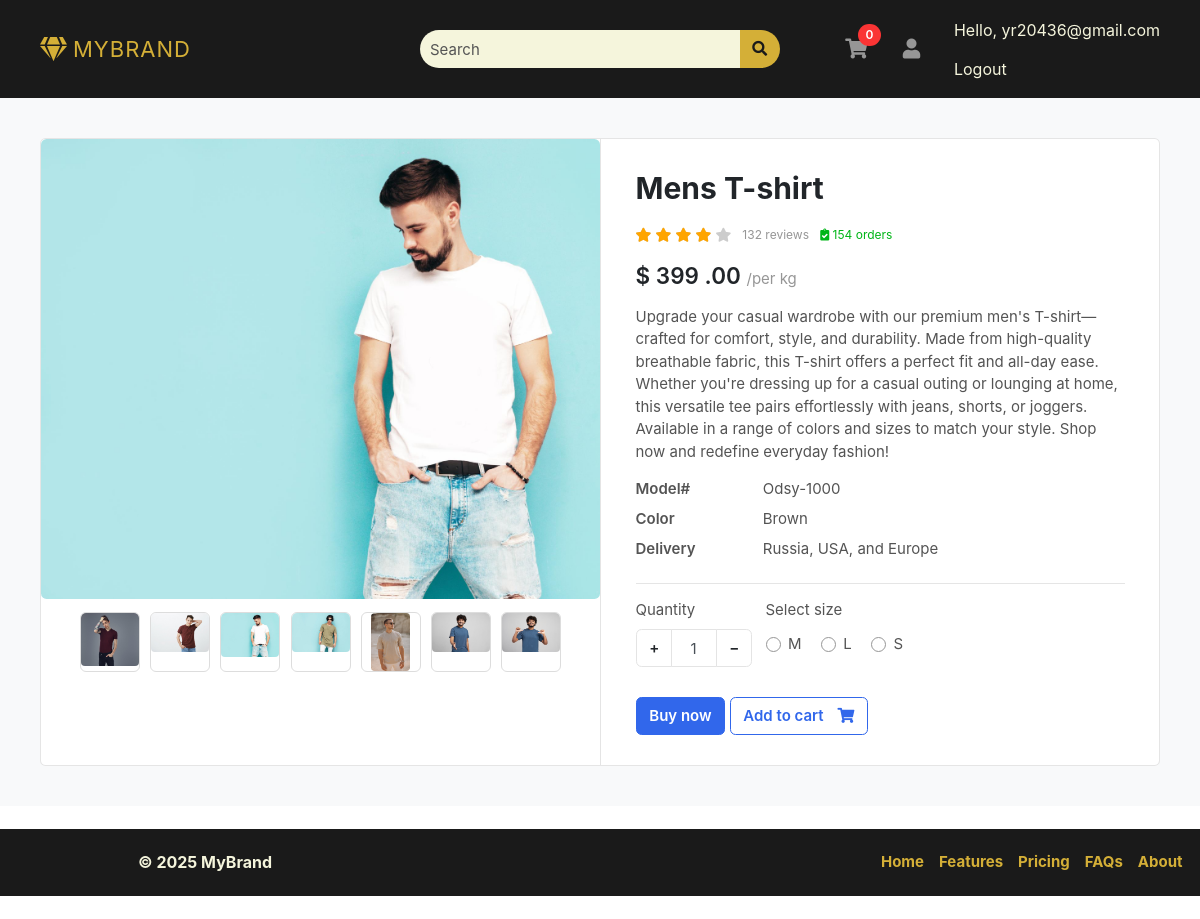
/product/product/t-shirt/ (signed in), run on the app's committed database.
### accounts/models.py (models this page shows, shortened)
class Profile(models.Model):
    user = models.OneToOneField(User, on_delete=models.CASCADE)
    address = models.TextField(blank=True, null=True)
    is_email_verified = models.BooleanField(default=False)
    phone_number = models.CharField(max_length=15, null=True, blank=True)
    email_token = models.CharField(max_length=100, null=True, blank=True)
    def get_cart_count(self):
        return CartItems.objects.filter(cart__is_paid=False, cart__user=self.user).count()

### products/models.py (models this page shows, shortened)
class Product(BaseModel):
    product_name = models.CharField(max_length=100)
    slug = models.SlugField(unique=True, null=True, blank=True)
    category = models.ForeignKey(Category, on_delete=models.CASCADE, related_name="products")
    price = models.IntegerField()
    product_description = models.TextField()
    color_variant = models.ManyToManyField(ColorVariant, blank=True)
    size_variant = models.ManyToManyField(SizeVariant, blank=True)

class ProductImage(BaseModel):
    product = models.ForeignKey(Product, on_delete=models.CASCADE, related_name="product_images")
    image = models.ImageField(upload_to="product/")

class SizeVariant(BaseModel):
    size_name = models.CharField(max_length=100)
    price = models.IntegerField(default=0)

### products/views.py (the view)
# urls.py: path('product/<slug:slug>/', get_product, name='get_product'),
def get_product(request, slug):
    try:
        product = Product.objects.get(slug=slug)
        context = {'product': product}
        size = request.GET.get('size')
        if size:
            price = product.get_product_price_by_size(size)
            context.update({
                'selected_size': size,
                'updated_price': price
            })
        return render(request, 'product/product.html', context)
    except Product.DoesNotExist:
        return render(request, 'product/product.html', {'error': 'Product not found'}, status=404)
    except Exception as e:
        print(f"Error in get_product: {e}")
        return render(request, 'product/product.html', {'error': 'An error occurred'}, status=500)

### templates/product/product.html (shortened to what this page needs)
{% extends "base/base.html" %}
{% block start %}
<section class="section-content padding-y bg">
  <div class="container">
    <div class="card">
      <div class="row no-gutters">
        <aside class="col-md-6">
          <article class="gallery-wrap">
            <div class="img-big-wrap">
              <div>
                <a href="#">
                  <img src="{{ product.product_images.first.image.url }}" alt="Product Image">
                </a>
              </div>
            </div>
            <div class="thumbs-wrap">
              {% for image in product.product_images.all %}
              <a href="#" class="item-thumb">
                <img src="{{ image.image.url }}" alt="Product Image">
              </a>
              {% endfor %}
            </div>
          </article>
        </aside>
        <main class="col-md-6 border-left">
          <article class="content-body">
            <h2 class="title">{{product.product_name}}</h2>
            <div class="rating-wrap my-3">
              <ul class="rating-stars">
                <li style="width:80%" class="stars-active">
                  <i class="fa fa-star"></i> <i class="fa fa-star"></i>
                  <i class="fa fa-star"></i> <i class="fa fa-star"></i>
                </li>
                <li>
                  <i class="fa fa-star"></i> <i class="fa fa-star"></i>
                  <i class="fa fa-star"></i> <i class="fa fa-star"></i>
                  <i class="fa fa-star"></i>
                </li>
              </ul>
              <small class="label-rating text-muted">132 reviews</small>
              <small class="label-rating text-success"> <i class="fa fa-clipboard-check"></i> 154 orders </small>
            </div>
            <div class="mb-3">
              <var class="price h4">$
                  {% if updated_price %}
                      {{ updated_price }}
                  {% else %}
                      {{ product.price }}
                  {% endif %}
                  .00
              </var>
              <span class="text-muted">/per kg</span>
          </div>
            <p>{{product.product_description}}</p>
            <dl class="row">
              <dt class="col-sm-3">Model#</dt>
              <dd class="col-sm-9">Odsy-1000</dd>
              <dt class="col-sm-3">Color</dt>
              <dd class="col-sm-9">Brown</dd>
              <dt class="col-sm-3">Delivery</dt>
              <dd class="col-sm-9">Russia, USA, and Europe </dd>
            </dl>
            <hr>
            <div class="form-row">
              <div class="form-group col-md flex-grow-0">
                <label>Quantity</label>
                <div class="input-group mb-3 input-spinner">
                  <div class="input-group-prepend">
                    <button class="btn btn-light" type="button" id="button-plus" fdprocessedid="zwlxdm"> + </button>
                  </div>
                  <input type="text" class="form-control" value="1" fdprocessedid="ls7oe8">
                  <div class="input-group-append">
                    <button class="btn btn-light" type="button" id="button-minus" fdprocessedid="ekf3xp"> − </button>
                  </div>
                </div>
              </div>
              {% if product.size_variant.count %}
              <div class="form-group col-md">
                <label>Select size</label>
                <div class="mt-1">
                  {% for size in product.size_variant.all %}
                  <label class="custom-control custom-radio custom-control-inline">
                                 <div class="custom-control-label">{{ size.size_name }}</div>
                  </label>
                  {% endfor %}
                </div>
              </div>
              {% endif %}
            </div>
            <a href="#" class="btn  btn-primary"> Buy now </a>
            <a href="{% url 'add_to_cart' product.uid %}?variant={{selected_size}}" class="btn  btn-outline-primary"> <span class="text">Add to cart</span> <i
                class="fas fa-shopping-cart"></i> </a>
          </article>
        </main>
      </div>
    </div>
  </div>
</section>
{% endblock %}

### templates/base/base.html (shortened to what this page needs)
<!DOCTYPE HTML>
<html lang="en">
<head>
    <link href="/media/css/bootstrap.css" rel="stylesheet" type="text/css" />
    <link href="/media/fonts/fontawesome/css/all.min.css" type="text/css" rel="stylesheet">
    <link href="/media/css/ui.css" rel="stylesheet" type="text/css" />
    <link href="/media/css/responsive.css" rel="stylesheet" />
</head>
<body>
    <header class="section-header">
        <section class="header-main" style="width: 100%; background-color: #1a1a1a; padding: 10px 0;">
            <div class="container">
                <div class="row align-items-center">
                    <div class="col-lg-4 col-12 d-flex justify-content-start">
                        <a class="navbar-brand text-uppercase fw-bold" href="{% url 'index' %}"
                           style="font-size: 22px; letter-spacing: 1px; display: flex; align-items: center; color: #d4af37;">
                            <i class="fas fa-gem" style="color: #d4af37; font-size: 24px; margin-right: 5px;"></i>
                            MyBrand
                        </a>
                    </div>
                    <div class="col-lg-4 col-12 d-flex justify-content-center">
                        <form action="#" class="search w-100" style="max-width: 400px;">
                            <div class="input-group">
                                <input type="text" class="form-control" placeholder="Search"
                                       style="border-radius: 20px 0 0 20px; padding: 10px; border: none; background: #f5f5dc; color: #1a1a1a;">
                                <div class="input-group-append">
                                    <button class="btn" type="submit"
                                            style="border-radius: 0 20px 20px 0; background: #d4af37; border: none; color: #1a1a1a;">
                                        <i class="fa fa-search"></i>
                                    </button>
                                </div>
                            </div>
                        </form>
                    </div>
                    <div class="col-lg-4 col-12 d-flex justify-content-end align-items-center">
                        <div class="widgets-wrap d-flex align-items-center">
                            <div class="widget-header mr-3 position-relative">
                                <a href="{% if request.user.is_authenticated %}{% url 'cart' %}{% else %}{% url 'login' %}?next={% url 'cart' %}{% endif %}"
                                    class="icon icon-sm rounded-circle"
                                    style="width: 40px; height: 40px; display: flex; align-items: center; justify-content: center; color: #d4af37;">
                                    <i class="fa fa-shopping-cart"></i>
                                </a>
                                <span class="badge badge-pill badge-danger notify"
                                      style="position: absolute; top: -5px; right: -5px; font-size: 12px; padding: 5px 8px;">
                                    {{ request.user.profile.get_cart_count }}
                                </span>
                            </div>
                            <div class="widget-header icontext">
                                <a href="{% url 'profile' %}" class="icon icon-sm rounded-circle"
                                   style="width: 40px; height: 40px; display: flex; align-items: center; justify-content: center; color: #d4af37;">
                                    <i class="fa fa-user"></i>
                                </a>
                            </div>
                            <ul class="navbar-nav ml-2">
                                {% if request.user.is_authenticated %}
                                <li class="nav-item">
                                    <span class="nav-link" style="color: #f5f5dc;">Hello, {{ request.user.username }}</span>
                                </li>
                                <li class="nav-item">
                                    <a class="nav-link" href="{% url 'logout' %}" style="color: #f5f5dc;">Logout</a>
                                </li>
                                {% else %}
                                <li class="nav-item d-flex align-items-center">
                                    <a class="nav-link" href="{% url 'login' %}" style="color: #f5f5dc;">Sign in</a>
                                    <span class="mx-1" style="color: #d4af37;">|</span>
                                    <a class="nav-link" href="{% url 'register' %}" style="color: #f5f5dc;">Register</a>
                                </li>
                                {% endif %}
                            </ul>
                        </div>
                    </div>
                </div>
            </div>
        </section>
    </header>
    <main>
        {% block start %} {% endblock %}
    </main>
    {% include 'base/footer.html' %}
</body>
</html>

### public/static/css/ui.css (style rules this page uses)
html { font-family: 'Inter', sans-serif; font-size: 15px; }
.content-body { flex: 1 1 auto; padding: 2rem 2.3rem; }
.icon-xs, .icon-sm, .icon-md, .icon-lg { display: inline-block; text-align: center; flex-shrink: 0; flex-grow: 0; }
.icon-sm { width: 48px; height: 48px; line-height: 48px; font-size: 20px; }
.padding-y { padding-top: 40px; padding-bottom: 40px; }
var { font-style: normal; }
article:after, .form-group:after { display: block; clear: both; content: ""; }
.bg { background-color: #f8f9fa; }
.card .title { color: #212529; }
.header-main { position: relative; padding-top: 1rem; padding-bottom: 1rem; }
.widget-header { display: inline-block; vertical-align: middle; position: relative; }
.widget-header a { color: #545454; }
.widget-header i { color: #969696; }
.widget-header .notify { position: absolute; top: -3px; right: -10px; }
.btn-light { background-color: #fff; border-color: #e4e4e4; }
.btn .text + i { margin-left: 10px; }
dl[class="row"] { margin-bottom: 0; }
.icontext { display: inline-flex; align-items: center; vertical-align: middle; }
.icontext .icon { position: relative; margin-right: 15px; flex-shrink: 0; flex-grow: 0; }
.notify { position: absolute; top: -4px; right: -10px; display: inline-block; padding: .25em .6em; font-size: 12px; line-height: 1; text-align: center; border-radius: 3rem; color: #fff; background-color: #fa3434; }
.price { font-weight: 600; color: #212529; }
.label-rating { margin-left: 7px; display: inline-block; vertical-align: middle; }
.rating-stars { display: inline-block; vertical-align: middle; list-style: none; margin: 0; padding: 0; position: relative; white-space: nowrap; clear: both; }
.rating-stars i { font-size: 14px; color: #ccc; display: inline; }
.rating-stars li { display: block; text-overflow: clip; white-space: nowrap; z-index: 1; }
.rating-stars li.stars-active { z-index: 2; position: absolute; top: 0; left: 0; overflow: hidden; }
.rating-stars li.stars-active i { color: orange; }
.input-spinner { width: 120px; flex-wrap: nowrap; display: inline-flex; }
.input-spinner input.form-control { text-align: center; max-width: 46px; flex-basis: 46px; border-color: #e4e4e4; flex-grow: 0; }
.input-spinner .btn { width: 36px; text-align: center; }
.gallery-wrap .img-big-wrap { margin-bottom: 10px; border-radius: 0.37rem; overflow: hidden; background-color: #fff; }
.gallery-wrap .img-big-wrap a { text-align: center; display: block; }
.gallery-wrap .img-big-wrap img { height: 460px; width: auto; display: inline-block; cursor: zoom-in; }
.gallery-wrap .thumbs-wrap { text-align: center; }
.gallery-wrap .thumbs-wrap .item-thumb { width: 60px; height: 60px; border: 1px solid #ddd; border-radius: 6px; margin: 3px; display: inline-block; overflow: hidden; }
.gallery-wrap .thumbs-wrap img { max-width: 100%; max-height: 100%; object-fit: cover; border-radius: 4px; cursor: zoom-in; }

### templates/base/base.html (style rules this page uses)
.navbar-nav .nav-link { font-size: 16px; transition: all 0.3s ease-in-out; }

### data on the page
Product: product_images.first.image (picture), product_name "Mens T-shirt", price "399", product_description "Upgrade your casual wardrobe with our premium men's T-shirt—crafted for comfort, style, and durability. Made from high-quality breathable fabric, this T-shirt offers a perfect fit and all-day ease. Whether you're dressing up for a casual outing or lounging at home, this versatile tee pairs effortlessly with jeans, shorts, or joggers. Available in a range of colors and sizes to match your style. Shop now and redefine everyday fashion!"
ProductImage: image (picture)
ProductImage: image (picture)
ProductImage: image (picture)
ProductImage: image (picture)
ProductImage: image (picture)
ProductImage: image (picture)
ProductImage: image (picture)
SizeVariant: size_name "M"
SizeVariant: size_name "L"
SizeVariant: size_name "S"

### other printed values
{{ request.user.profile.get_cart_count }} "0"
{{ request.user.username }} "yr20436@gmail.com"
